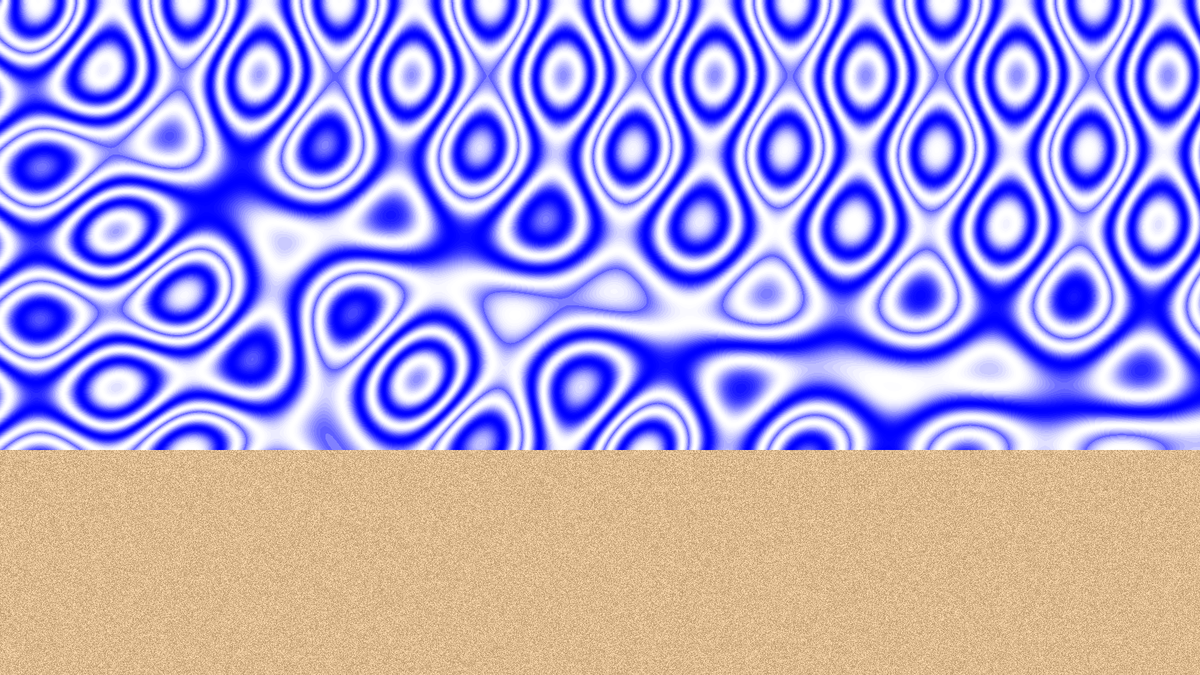
Frame 1 (no input)
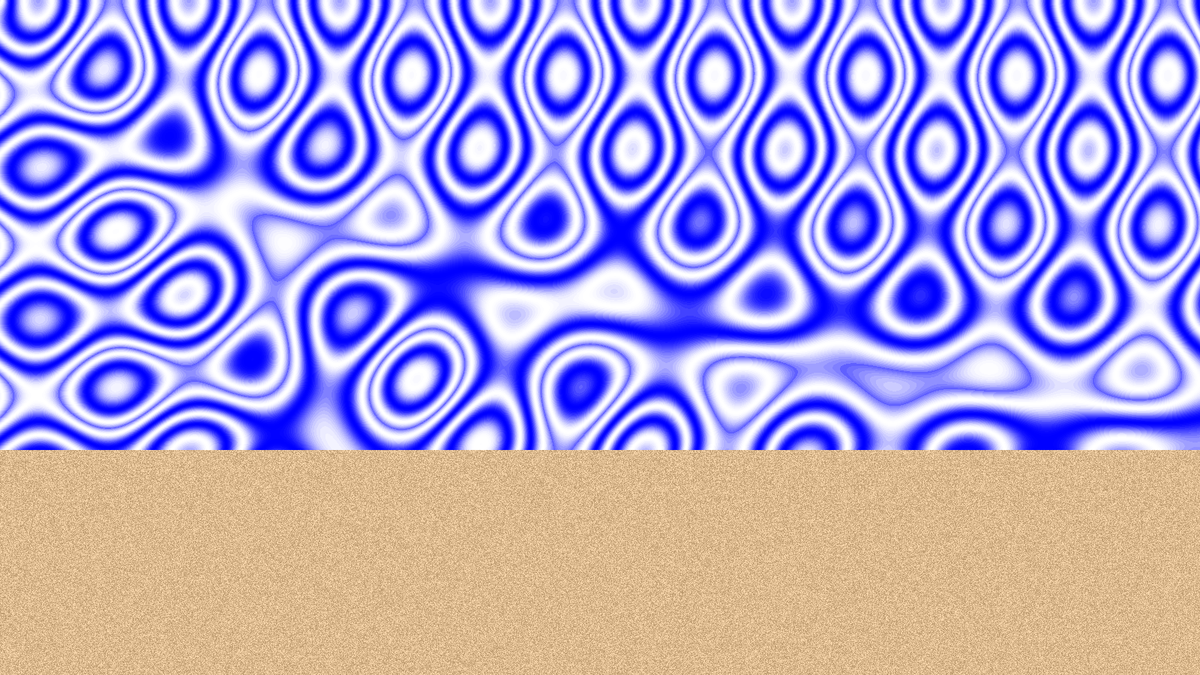
Frame 60 (the mouse pressed at the canvas centre just before this capture)
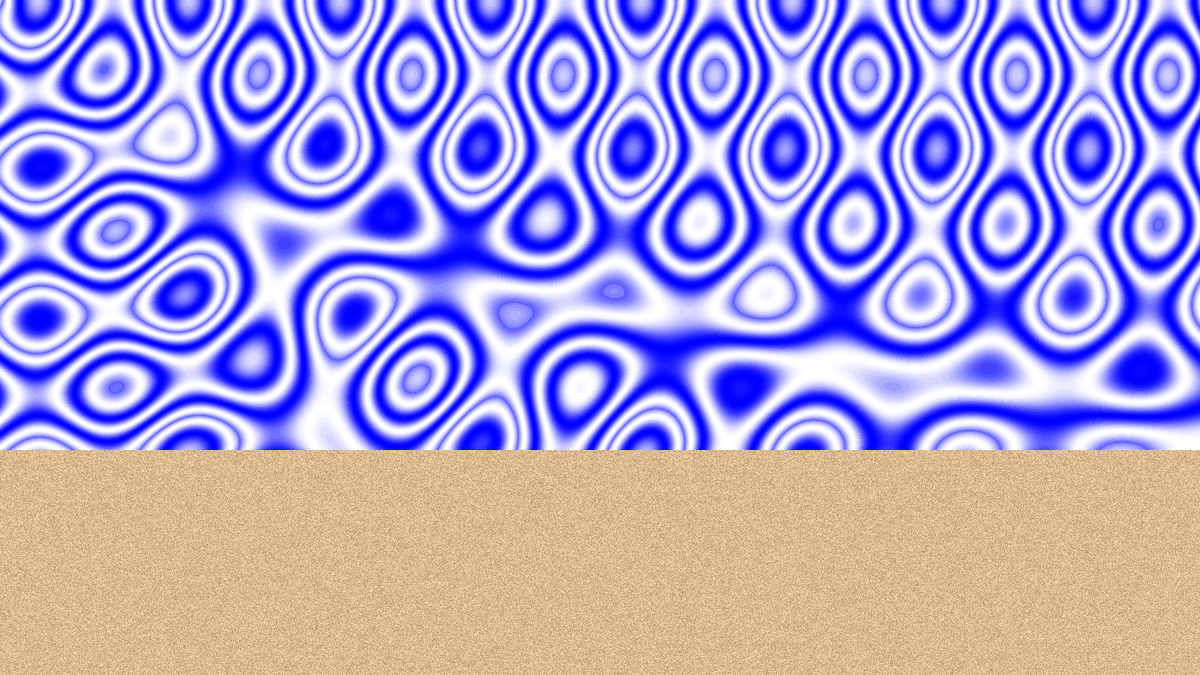
Frame 120 (the mouse held since frame 60 and released just before this capture)

The Processing sketch that drew these frames (run headless with seeded random() and noise(); from frame 60 on, the mouse is pressed at the canvas centre):

// Processing sketch: d01_hw01_scene
// ── d01_hw01_scene.pde
// Plasma based on http://www.openprocessing.org/sketch/10148

PImage waves;
PImage shore;
int[] palette = new int[128];
int[] colors;

void setup() {
  size(1600,900);
  
  waves = createImage(1600, 900, ARGB);
  shore = createImage(1600, 300, RGB);
  noStroke();
  
  // store colors in an array to define a palette cycle through
  // to draw the plasma
  // colors must have smooth transitions; palette must wrap
  float s1, s2;
  for (int i = 0; i < 128; i++) {
    s1 = sin(i*PI/25);
    s2 = sin(i*PI/50+PI/4);
    palette[i] = color(128 + s1 * 128, 128 + s1 * 128, 255);
  }
  
  // precalculate pixel values to cycle through to animate the plasma
  colors = new int[width * height];
  for (int x = 0; x < width; x++) {
    for (int y = 0; y < height; y++) {
      colors[x+y*width] = (int)((127.5 + +(127.5 * sin(x / 32.0)))+ (127.5 + +(127.5 * cos(y / 32.0))) + (127.5 + +(127.5 * sin(sqrt((x * x + y * y)) / 32.0)))  ) / 4;
    }
  }
  
  shore.loadPixels();
  for (int pixelCount = 0; pixelCount < shore.pixels.length; pixelCount++) {
    int offset = int(random(70)) - 9;
    shore.pixels[pixelCount] = color(194 + offset, 160 + offset, 117 + offset);
  }
  shore.updatePixels();
}

void draw() {
  background(0);
  
  waves.loadPixels();
  for (int pixelCount = 0; pixelCount < colors.length; pixelCount++) {                   
    waves.pixels[pixelCount] = palette[(colors[pixelCount] + frameCount) &127];
  }

  waves.updatePixels();
  
  image(waves, 0, 0);  
  image(shore, 0, height-300);
}
